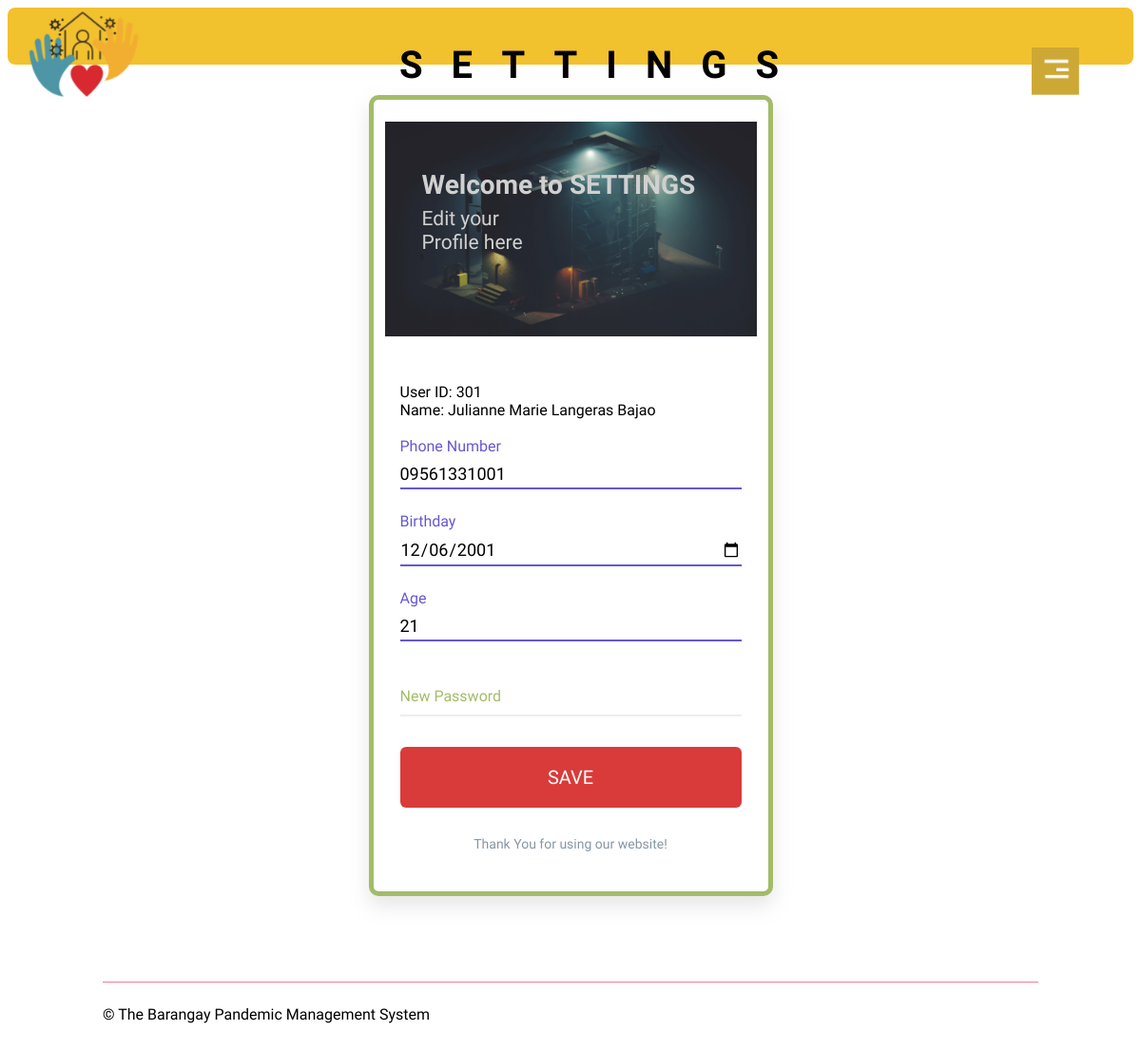
The page /settings.php (signed in) on the database its author committed.
### tables this page shows
CREATE TABLE `users` (
  `Fname` varchar(50) NOT NULL,
  `Mname` varchar(50) NOT NULL,
  `Lname` varchar(50) NOT NULL,
  `age` int(4) NOT NULL,
  `sex` varchar(10) NOT NULL,
  `birthday` varchar(50) NOT NULL,
  `purok` varchar(50) NOT NULL,
  `barangay` varchar(50) NOT NULL,
  `phonenum` varchar(100) NOT NULL,
  `userID` int(11) NOT NULL,
  `password` varchar(255) NOT NULL,
  `fullname` varchar(255) NOT NULL,
  `role` varchar(10) NOT NULL
);

### session.php (called while the page is built, shortened)
<?php
	require 'Connection/db_conn.php';
	$query = $conn->query("SELECT * FROM `users` WHERE `userID` = '$_SESSION[userID]'") or die(mysqli_error());
	$fetch = $query->fetch_array();
	$userID2 = $fetch['userID'];
	$fullname = $fetch['fullname'];
?>

### settings.php (the view, shortened to what this page needs)
<!DOCTYPE html>
<?php
    require 'session.php';
?>
<html>
<head>
    <link rel="stylesheet" href="settings.css">
</head>
<body>
    <div class="header-box">
            <img src="images/logo1.png" class="logo">
            <div class="Ayuda">
                <h1>SETTINGS</h1>
            </div>
        </div>
    <div class="container">
    <div class="card">
        <div class="card-image">
            <h2 class="card-heading">
                Welcome to SETTINGS
                <small>Edit your <br>Profile here</small>
            </h2>
        </div>
        <?php
                        $query = $conn->query("SELECT * FROM `users` WHERE `userID` = '$_SESSION[userID]'") or die(mysqli_error());
                        $fetch = $query->fetch_array();
                    ?>
        <form  method="POST" class="card-form" >
            <div>
            <label>User ID: </label><label><?php echo $userID2?></td></label><br>
            <label>Name: </label><label><?php echo $fullname?></td></label><br><br>
            </div>
            <div class="input">
                <input type="text" value = "<?php echo $fetch['phonenum']?>" name="phonenum" class="input-field" required/>
                <label class="input-label">Phone Number</label>
            </div>
            <div class="input">
                <input type="date" value = "<?php echo $fetch['birthday']?>" name="birthday" class="input-field" required/>
                <label class="input-label">Birthday</label>
            </div>
                <div class="input">
                <input type="text" value = "<?php echo $fetch['age']?>" name="age" class="input-field" required/>
                <label class="input-label">Age</label>
            </div>
            <div class="input">
                <input type="text" name="newpassword" class="input-field" required/>
                <label class="input-label">New Password</label>
            </div>
            <div class="action">
                <input type="submit" name="submit" class="action-button" value="SAVE">
            </div>
        </form>
        <div class="card-info">
            <p>Thank You for using our website!</p>
        </div>
    </div>
</div>
    <img src="images/menu.png" id="menu">
<section id="footer">
    <div class="container footer-row">
        <hr>
        <div class="footer-left-col">
            <p>© The Barangay Pandemic Management System</p>
        </div>
    </div>
</section>
</body>
</html>

### settings.css (style rules this page uses)
* { padding: 0; font-family: alata; }
.logo { width: 120px; margin-top: 0px; margin-left: 20px; }
.header-box { background-size: cover; height: 60px; background-color: #F2C12E; border-radius: 8px; }
.container { margin-right: 100px; margin-left: 100px; }
.Ayuda { width: 30%; position: absolute; left: 50%; top: 6%; transform: translate(-50%, -50%); font-size: 20px; letter-spacing: 30px; }
#menu { width: 50px; position: fixed; right: 65px; top: 50px; z-index: 2; cursor: pointer; }
#footer { padding: 50px 0 30px; }
hr { width: 100%; border: 0; border-top: 1px solid #f67c92; }
.footer-row { display: flex; align-items: center; justify-content: space-between; flex-wrap: wrap; }
.footer-left-col { flex-basis: 50%; }
*, *:after, *:before { box-sizing: border-box; }
.card { margin: 2rem auto; display: flex; flex-direction: column; width: 100%; max-width: 425px; background-color: #FFF; border: 5px solid #A2BC68; border-radius: 10px; box-shadow: 0 10px 20px 0 rgba(155, 155, 155, 0.25); padding: 0.75rem; }
.card-image { border-radius: 8px; overflow: hidden; padding-bottom: 65%; background-image: url(images/wall.jpg); background-repeat: no-repeat; background-size: 100%; background-position: 120% 40%; opacity: 90%; position: relative; }
.card-heading { position: absolute; left: 10%; top: 15%; right: 10%; font-size: 1.75rem; font-weight: 700; color: #ccc; line-height: 1.222; }
.card-heading small { display: block; font-size: 0.75em; font-weight: 400; margin-top: 0.25em; }
.card-form { padding: 2rem 1rem 0; }
.input { display: flex; flex-direction: column-reverse; position: relative; padding-top: 1.5rem; }
.input + .input { margin-top: 1.5rem; }
.input-label { color: #A2BC68; position: absolute; top: 1.5rem; transition: 0.25s ease; }
.input-field { border: 0; z-index: 1; background-color: transparent; border-bottom: 2px solid #eee; font: inherit; font-size: 1.125rem; padding: 0.25rem 0; }
.input-field:focus, .input-field:valid { outline: 0; border-bottom-color: #6658d3; }
.input-field:focus + .input-label, .input-field:valid + .input-label { color: #6658d3; transform: translateY(-1.5rem); }
.action { margin-top: 2rem; }
.action-button { font: inherit; font-size: 1.25rem; padding: 1em; width: 100%; font-weight: 500; background-color: #D93B3A; border-radius: 6px; color: #FFF; border: 0; }
.card-info { padding: 1rem 1rem; text-align: center; font-size: 0.875rem; color: #8597a3; }

### rows shown on the page
users: userID "301", fullname "Julianne Marie Langeras Bajao", phonenum "09561331001", birthday "12/06/2001", age "21"
